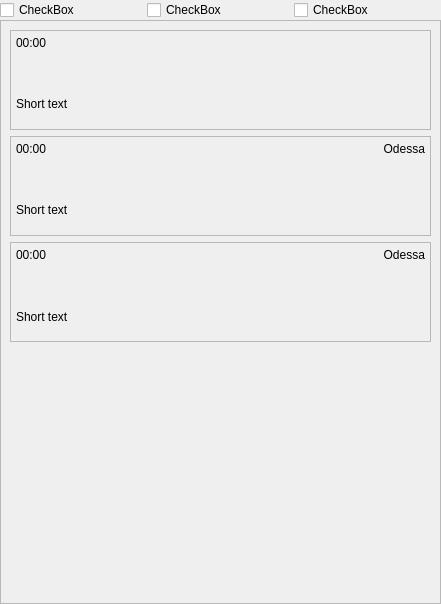
<?xml version="1.0" encoding="UTF-8"?>
<ui version="4.0">
 <class>Form</class>
 <widget class="QWidget" name="Form">
  <property name="geometry">
   <rect>
    <x>0</x>
    <y>0</y>
    <width>441</width>
    <height>604</height>
   </rect>
  </property>
  <property name="windowTitle">
   <string>Form</string>
  </property>
  <layout class="QGridLayout" name="gridLayout_2">
   <property name="leftMargin">
    <number>0</number>
   </property>
   <property name="topMargin">
    <number>0</number>
   </property>
   <property name="rightMargin">
    <number>0</number>
   </property>
   <property name="bottomMargin">
    <number>0</number>
   </property>
   <property name="spacing">
    <number>0</number>
   </property>
   <item row="0" column="0">
    <widget class="QCheckBox" name="checkBox">
     <property name="text">
      <string>CheckBox</string>
     </property>
    </widget>
   </item>
   <item row="0" column="1">
    <widget class="QCheckBox" name="checkBox_2">
     <property name="text">
      <string>CheckBox</string>
     </property>
    </widget>
   </item>
   <item row="0" column="2">
    <widget class="QCheckBox" name="checkBox_3">
     <property name="text">
      <string>CheckBox</string>
     </property>
    </widget>
   </item>
   <item row="1" column="0" colspan="3">
    <widget class="QScrollArea" name="scrollArea">
     <property name="widgetResizable">
      <bool>true</bool>
     </property>
     <widget class="QWidget" name="scrollAreaWidgetContents">
      <property name="geometry">
       <rect>
        <x>0</x>
        <y>0</y>
        <width>439</width>
        <height>580</height>
       </rect>
      </property>
      <layout class="QVBoxLayout" name="verticalLayout">
       <property name="sizeConstraint">
        <enum>QLayout::SetDefaultConstraint</enum>
       </property>
       <item>
        <widget class="QFrame" name="frame">
         <property name="minimumSize">
          <size>
           <width>0</width>
           <height>100</height>
          </size>
         </property>
         <property name="maximumSize">
          <size>
           <width>16777215</width>
           <height>100</height>
          </size>
         </property>
         <property name="frameShape">
          <enum>QFrame::StyledPanel</enum>
         </property>
         <property name="frameShadow">
          <enum>QFrame::Raised</enum>
         </property>
         <layout class="QGridLayout" name="gridLayout">
          <property name="leftMargin">
           <number>5</number>
          </property>
          <property name="topMargin">
           <number>5</number>
          </property>
          <property name="rightMargin">
           <number>5</number>
          </property>
          <property name="bottomMargin">
           <number>5</number>
          </property>
          <property name="spacing">
           <number>5</number>
          </property>
          <item row="1" column="0">
           <widget class="QLabel" name="labelAuthor">
            <property name="text">
             <string>00:00</string>
            </property>
            <property name="alignment">
             <set>Qt::AlignLeading|Qt::AlignLeft|Qt::AlignTop</set>
            </property>
           </widget>
          </item>
          <item row="2" column="0" colspan="2">
           <widget class="QLabel" name="labelMsgText">
            <property name="text">
             <string>Short text</string>
            </property>
           </widget>
          </item>
         </layout>
        </widget>
       </item>
       <item>
        <widget class="QFrame" name="frame_2">
         <property name="minimumSize">
          <size>
           <width>0</width>
           <height>100</height>
          </size>
         </property>
         <property name="maximumSize">
          <size>
           <width>16777215</width>
           <height>100</height>
          </size>
         </property>
         <property name="frameShape">
          <enum>QFrame::StyledPanel</enum>
         </property>
         <property name="frameShadow">
          <enum>QFrame::Raised</enum>
         </property>
         <layout class="QGridLayout" name="gridLayout_3">
          <property name="leftMargin">
           <number>5</number>
          </property>
          <property name="topMargin">
           <number>5</number>
          </property>
          <property name="rightMargin">
           <number>5</number>
          </property>
          <property name="bottomMargin">
           <number>5</number>
          </property>
          <property name="spacing">
           <number>5</number>
          </property>
          <item row="1" column="0">
           <widget class="QLabel" name="labelAuthor_2">
            <property name="text">
             <string>00:00</string>
            </property>
            <property name="alignment">
             <set>Qt::AlignLeading|Qt::AlignLeft|Qt::AlignTop</set>
            </property>
           </widget>
          </item>
          <item row="1" column="1">
           <widget class="QLabel" name="labelTime_2">
            <property name="text">
             <string>Odessa</string>
            </property>
            <property name="alignment">
             <set>Qt::AlignRight|Qt::AlignTop|Qt::AlignTrailing</set>
            </property>
           </widget>
          </item>
          <item row="2" column="0" colspan="2">
           <widget class="QLabel" name="labelMsgText_2">
            <property name="text">
             <string>Short text</string>
            </property>
           </widget>
          </item>
         </layout>
        </widget>
       </item>
       <item>
        <widget class="QFrame" name="frame_3">
         <property name="maximumSize">
          <size>
           <width>16777215</width>
           <height>100</height>
          </size>
         </property>
         <property name="frameShape">
          <enum>QFrame::StyledPanel</enum>
         </property>
         <property name="frameShadow">
          <enum>QFrame::Raised</enum>
         </property>
         <layout class="QGridLayout" name="gridLayout_4">
          <property name="leftMargin">
           <number>5</number>
          </property>
          <property name="topMargin">
           <number>5</number>
          </property>
          <property name="rightMargin">
           <number>5</number>
          </property>
          <property name="bottomMargin">
           <number>5</number>
          </property>
          <property name="spacing">
           <number>5</number>
          </property>
          <item row="1" column="0">
           <widget class="QLabel" name="labelAuthor_3">
            <property name="text">
             <string>00:00</string>
            </property>
            <property name="alignment">
             <set>Qt::AlignLeading|Qt::AlignLeft|Qt::AlignTop</set>
            </property>
           </widget>
          </item>
          <item row="1" column="1">
           <widget class="QLabel" name="labelTime_3">
            <property name="text">
             <string>Odessa</string>
            </property>
            <property name="alignment">
             <set>Qt::AlignRight|Qt::AlignTop|Qt::AlignTrailing</set>
            </property>
           </widget>
          </item>
          <item row="2" column="0" colspan="2">
           <widget class="QLabel" name="labelMsgText_3">
            <property name="minimumSize">
             <size>
              <width>0</width>
              <height>100</height>
             </size>
            </property>
            <property name="text">
             <string>Short text</string>
            </property>
           </widget>
          </item>
         </layout>
        </widget>
       </item>
       <item>
        <spacer name="verticalSpacer">
         <property name="orientation">
          <enum>Qt::Vertical</enum>
         </property>
         <property name="sizeHint" stdset="0">
          <size>
           <width>20</width>
           <height>40</height>
          </size>
         </property>
        </spacer>
       </item>
      </layout>
     </widget>
    </widget>
   </item>
  </layout>
 </widget>
 <resources/>
 <connections/>
</ui>
